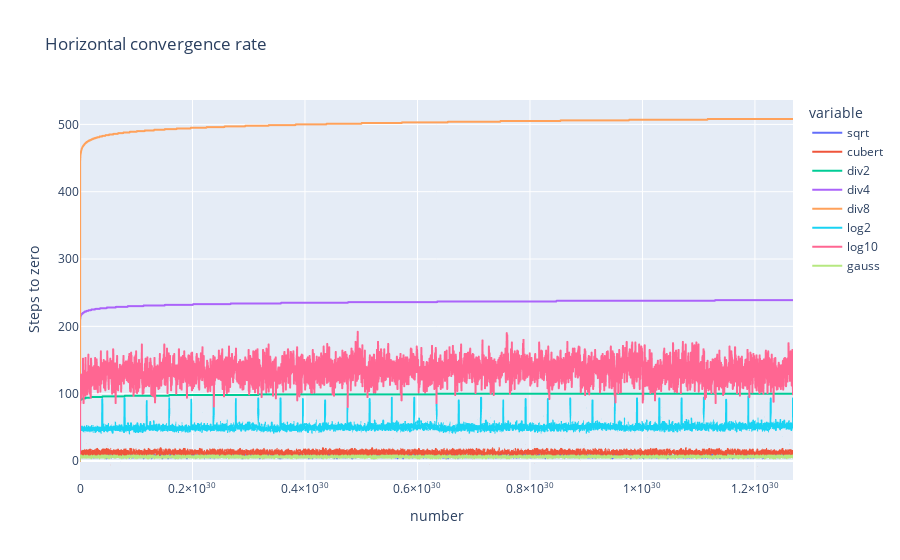

Here is the notebook cell this chart was saved with:
### Code cell
df_horizontal = pd.DataFrame(data=data_horizontal, columns=columns)
fig = px.line(df_horizontal, x="number", y=columns[1:], labels={"index": "Number", "value": "Steps to zero"}, title="Horizontal convergence rate")
fig.show()

### Figure 1 — Plotly figure (JSON) as saved in the notebook; plotly's stock layout.template omitted (floating-point values rounded to 4 significant figures; data arrays with more than 128 entries replaced by an {"elided": "..."} marker saying what was removed)
{"data": [{"hovertemplate": "variable=sqrt<br>number=%{x}<br>Steps to zero=%{y}<extra></extra>", "legendgroup": "sqrt", "line": {"color": "#636efa", "dash": "solid"}, "marker": {"symbol": "circle"}, "mode": "lines", "name": "sqrt", "showlegend": true, "type": "scattergl", "x": {"elided": "4001 float values"}, "xaxis": "x", "y": {"elided": "4001 int values"}, "yaxis": "y"}, {"hovertemplate": "variable=cubert<br>number=%{x}<br>Steps to zero=%{y}<extra></extra>", "legendgroup": "cubert", "line": {"color": "#EF553B", "dash": "solid"}, "marker": {"symbol": "circle"}, "mode": "lines", "name": "cubert", "showlegend": true, "type": "scattergl", "x": {"elided": "4001 float values"}, "xaxis": "x", "y": {"elided": "4001 int values"}, "yaxis": "y"}, {"hovertemplate": "variable=div2<br>number=%{x}<br>Steps to zero=%{y}<extra></extra>", "legendgroup": "div2", "line": {"color": "#00cc96", "dash": "solid"}, "marker": {"symbol": "circle"}, "mode": "lines", "name": "div2", "showlegend": true, "type": "scattergl", "x": {"elided": "4001 float values"}, "xaxis": "x", "y": {"elided": "4001 int values"}, "yaxis": "y"}, {"hovertemplate": "variable=div4<br>number=%{x}<br>Steps to zero=%{y}<extra></extra>", "legendgroup": "div4", "line": {"color": "#ab63fa", "dash": "solid"}, "marker": {"symbol": "circle"}, "mode": "lines", "name": "div4", "showlegend": true, "type": "scattergl", "x": {"elided": "4001 float values"}, "xaxis": "x", "y": {"elided": "4001 int values"}, "yaxis": "y"}, {"hovertemplate": "variable=div8<br>number=%{x}<br>Steps to zero=%{y}<extra></extra>", "legendgroup": "div8", "line": {"color": "#FFA15A", "dash": "solid"}, "marker": {"symbol": "circle"}, "mode": "lines", "name": "div8", "showlegend": true, "type": "scattergl", "x": {"elided": "4001 float values"}, "xaxis": "x", "y": {"elided": "4001 int values"}, "yaxis": "y"}, {"hovertemplate": "variable=log2<br>number=%{x}<br>Steps to zero=%{y}<extra></extra>", "legendgroup": "log2", "line": {"color": "#19d3f3", "dash": "solid"}, "marker": {"symbol": "circle"}, "mode": "lines", "name": "log2", "showlegend": true, "type": "scattergl", "x": {"elided": "4001 float values"}, "xaxis": "x", "y": {"elided": "4001 int values"}, "yaxis": "y"}, {"hovertemplate": "variable=log10<br>number=%{x}<br>Steps to zero=%{y}<extra></extra>", "legendgroup": "log10", "line": {"color": "#FF6692", "dash": "solid"}, "marker": {"symbol": "circle"}, "mode": "lines", "name": "log10", "showlegend": true, "type": "scattergl", "x": {"elided": "4001 float values"}, "xaxis": "x", "y": {"elided": "4001 int values"}, "yaxis": "y"}, {"hovertemplate": "variable=gauss<br>number=%{x}<br>Steps to zero=%{y}<extra></extra>", "legendgroup": "gauss", "line": {"color": "#B6E880", "dash": "solid"}, "marker": {"symbol": "circle"}, "mode": "lines", "name": "gauss", "showlegend": true, "type": "scattergl", "x": {"elided": "4001 float values"}, "xaxis": "x", "y": {"elided": "4001 int values"}, "yaxis": "y"}], "layout": {"legend": {"title": {"text": "variable"}, "tracegroupgap": 0}, "title": {"text": "Horizontal convergence rate"}, "xaxis": {"anchor": "y", "domain": [0, 1], "title": {"text": "number"}}, "yaxis": {"anchor": "x", "domain": [0, 1], "title": {"text": "Steps to zero"}}}}
